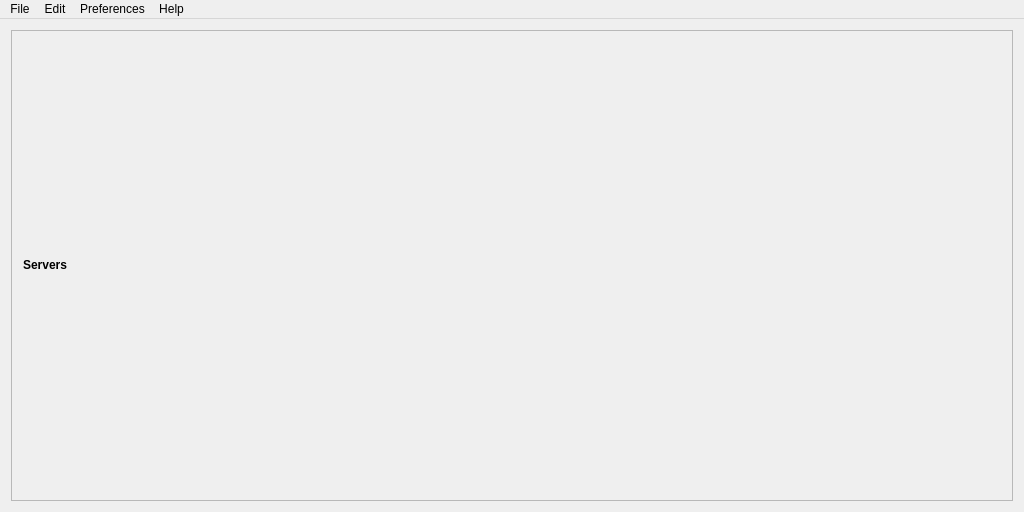
<?xml version="1.0" encoding="UTF-8"?>
<ui version="4.0">
 <class>MainWindow</class>
 <widget class="QMainWindow" name="MainWindow">
  <property name="geometry">
   <rect>
    <x>0</x>
    <y>0</y>
    <width>1024</width>
    <height>512</height>
   </rect>
  </property>
  <property name="windowTitle">
   <string>MCServerAdmin</string>
  </property>
  <widget class="QWidget" name="centralWidget">
   <layout class="QHBoxLayout" name="horizontalLayout_2">
    <item>
     <layout class="QHBoxLayout" name="main_layout">
      <item>
       <layout class="QVBoxLayout" name="servers_layout">
        <item>
         <widget class="QFrame" name="horizontal_frame">
          <property name="sizePolicy">
           <sizepolicy hsizetype="Preferred" vsizetype="Preferred">
            <horstretch>0</horstretch>
            <verstretch>0</verstretch>
           </sizepolicy>
          </property>
          <property name="frameShape">
           <enum>QFrame::StyledPanel</enum>
          </property>
          <property name="frameShadow">
           <enum>QFrame::Sunken</enum>
          </property>
          <layout class="QHBoxLayout" name="horizontalLayout_3">
           <item>
            <widget class="QLabel" name="label_2">
             <property name="sizePolicy">
              <sizepolicy hsizetype="Preferred" vsizetype="Preferred">
               <horstretch>0</horstretch>
               <verstretch>0</verstretch>
              </sizepolicy>
             </property>
             <property name="text">
              <string>&lt;b&gt;Servers&lt;/b&gt;</string>
             </property>
            </widget>
           </item>
          </layout>
         </widget>
        </item>
       </layout>
      </item>
     </layout>
    </item>
   </layout>
  </widget>
  <widget class="QMenuBar" name="menuBar">
   <property name="geometry">
    <rect>
     <x>0</x>
     <y>0</y>
     <width>1024</width>
     <height>21</height>
    </rect>
   </property>
   <widget class="QMenu" name="menuFile">
    <property name="title">
     <string>File</string>
    </property>
    <addaction name="action_new_database"/>
    <addaction name="action_open"/>
    <addaction name="separator"/>
    <addaction name="action_save"/>
    <addaction name="action_save_as"/>
    <addaction name="separator"/>
    <addaction name="action_import_database"/>
    <addaction name="action_import_server_properties"/>
    <addaction name="separator"/>
    <addaction name="action_exit"/>
   </widget>
   <widget class="QMenu" name="menuHelp">
    <property name="title">
     <string>Help</string>
    </property>
    <addaction name="action_web_page"/>
    <addaction name="action_about"/>
   </widget>
   <widget class="QMenu" name="menuEdit">
    <property name="title">
     <string>Edit</string>
    </property>
   </widget>
   <widget class="QMenu" name="menuPreferences">
    <property name="title">
     <string>Preferences</string>
    </property>
    <widget class="QMenu" name="menuLanguage">
     <property name="title">
      <string>Select language</string>
     </property>
    </widget>
    <addaction name="menuLanguage"/>
   </widget>
   <addaction name="menuFile"/>
   <addaction name="menuEdit"/>
   <addaction name="menuPreferences"/>
   <addaction name="menuHelp"/>
  </widget>
  <action name="action_open">
   <property name="text">
    <string>Open database...</string>
   </property>
   <property name="shortcut">
    <string>Ctrl+O</string>
   </property>
  </action>
  <action name="action_save">
   <property name="text">
    <string>Save database</string>
   </property>
   <property name="shortcut">
    <string>Ctrl+S</string>
   </property>
  </action>
  <action name="action_save_as">
   <property name="text">
    <string>Save database as...</string>
   </property>
  </action>
  <action name="action_about">
   <property name="text">
    <string>About...</string>
   </property>
   <property name="menuRole">
    <enum>QAction::AboutRole</enum>
   </property>
  </action>
  <action name="action_exit">
   <property name="text">
    <string>Exit</string>
   </property>
   <property name="shortcut">
    <string>Alt+F4</string>
   </property>
   <property name="menuRole">
    <enum>QAction::QuitRole</enum>
   </property>
  </action>
  <action name="action_new_database">
   <property name="text">
    <string>New database</string>
   </property>
   <property name="shortcut">
    <string>Ctrl+N</string>
   </property>
  </action>
  <action name="action_web_page">
   <property name="text">
    <string>Documentation (online)</string>
   </property>
   <property name="shortcut">
    <string>F1</string>
   </property>
  </action>
  <action name="action_import_database">
   <property name="text">
    <string>Import database...</string>
   </property>
   <property name="shortcut">
    <string>Ctrl+I</string>
   </property>
  </action>
  <action name="action_import_server_properties">
   <property name="text">
    <string>Import server.properties...</string>
   </property>
   <property name="shortcut">
    <string>Ctrl+Shift+I</string>
   </property>
  </action>
  <action name="actionSpanish">
   <property name="text">
    <string>Spanish</string>
   </property>
  </action>
  <action name="actionEnglish">
   <property name="text">
    <string>English</string>
   </property>
  </action>
  <action name="actionItalian">
   <property name="text">
    <string>Italian</string>
   </property>
  </action>
  <action name="actionFrench">
   <property name="text">
    <string>French</string>
   </property>
  </action>
  <action name="actionGerman">
   <property name="text">
    <string>German</string>
   </property>
  </action>
 </widget>
 <layoutdefault spacing="6" margin="11"/>
 <resources/>
 <connections/>
</ui>
